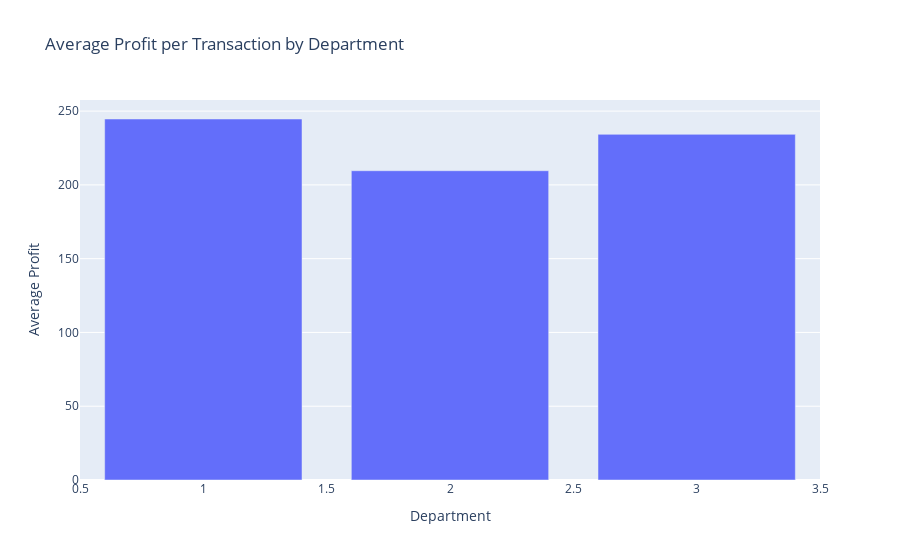

Notebook cell for this chart:
### Markdown cell above
Average Profit per Transaction by Department:
This bar chart provides a snapshot of departmental performance by showing the average profit per transaction for each department. It helps in identifying which areas yield higher profitability.

### Code cell
# Group by department and calculate the average profit per transaction
dept_summary = df_fact.groupby('department_id', as_index=False).agg({
    'profit': 'mean',
    'transaction_id': 'count'  # To show transaction volume if needed
})
dept_summary.rename(columns={'transaction_id': 'transaction_volume', 'profit': 'avg_profit'}, inplace=True)

# Create a bar chart for average profit
fig = px.bar(dept_summary, x='department_id', y='avg_profit',
             title='Average Profit per Transaction by Department',
             labels={'department_id': 'Department', 'avg_profit': 'Average Profit'})
fig.show()

### Figure 1 — Plotly figure (JSON) as saved in the notebook; plotly's stock layout.template omitted (floating-point values rounded to 4 significant figures)
{"data": [{"hovertemplate": "Department=%{x}<br>Average Profit=%{y}<extra></extra>", "legendgroup": "", "marker": {"color": "#636efa", "pattern": {"shape": ""}}, "name": "", "orientation": "v", "showlegend": false, "textposition": "auto", "type": "bar", "x": [1, 2, 3], "xaxis": "x", "y": [244.7, 209.6, 234.2], "yaxis": "y"}], "layout": {"barmode": "relative", "legend": {"tracegroupgap": 0}, "title": {"text": "Average Profit per Transaction by Department"}, "xaxis": {"anchor": "y", "domain": [0, 1], "title": {"text": "Department"}}, "yaxis": {"anchor": "x", "domain": [0, 1], "title": {"text": "Average Profit"}}}}
